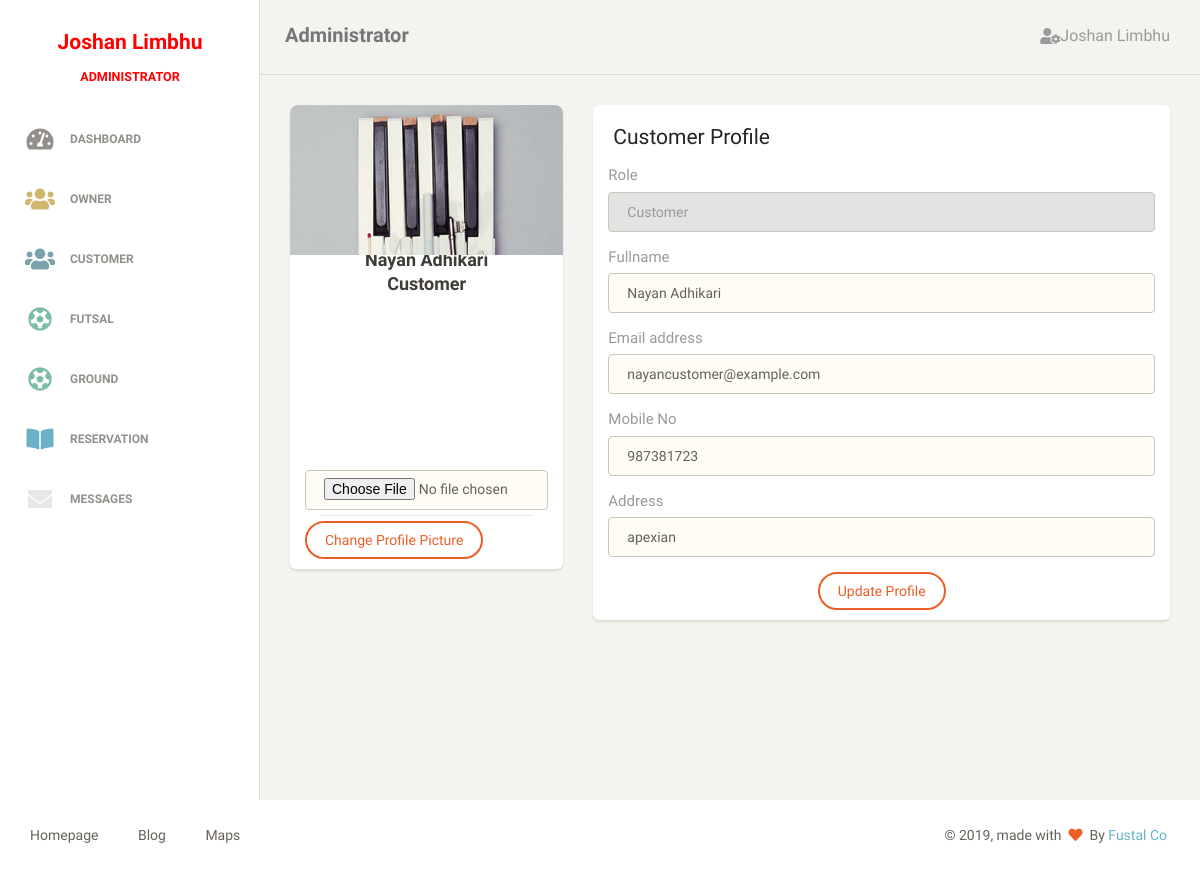
/owner/action/update_customer.php?users_id=10 (signed in), run on the app's committed database.
### tables this page shows
CREATE TABLE `tblusers` (
  `users_id` int(11) NOT NULL,
  `fullname` varchar(50) NOT NULL,
  `email` varchar(100) NOT NULL,
  `mobileno` varchar(50) NOT NULL,
  `address` varchar(100) NOT NULL,
  `password` varchar(100) NOT NULL,
  `img` varchar(250) NOT NULL,
  `reg_date` timestamp(6) NOT NULL DEFAULT CURRENT_TIMESTAMP(6) ON UPDATE CURRENT_TIMESTAMP(6),
  `roles_id` int(11) NOT NULL
);

### owner/action/update_customer.php (the view, shortened to what this page needs)
<?php
    require_once('../inc/header.php');
    require_once('../inc/sidebar.php');
    require_once('../inc/navigation.php');
if(isset($_GET['users_id']))
    {
        if(is_numeric($_GET['users_id']))
        {
            $conn = db_get_conn();
            $query = "
                    SELECT
                        users_id, fullname, email, mobileno, address,img
                        FROM tblusers
                        WHERE users_id={$_GET['users_id']}";
            if($result = $conn->query($query))
            {
                if($result->num_rows == 1)
                {
                        $users = $result->fetch_assoc();
                    ?>
         <div class="content">
            <div class="container-fluid">
                <div class="row">
                    <div class="col-lg-4 col-md-5">
                        <div class="card card-user">
                            <div class="image">
                                <img src="assets/img/background.jpg" alt="..."/>
                            </div>
                            <div class="content">
                               <div class="content">
                                <div class="author">
                                <h4 class="title"><?php echo $users[
                                    'fullname']?><br/>
                                     <span>Customer</span>
                                  </h4>
                                </div>
                            </div>
                            <form method="POST" action="<?php echo ADMIN_ACTION?>" enctype="multipart/form-data">
                    <input type="file" class="form-control border-input" name="image" required="required">
                    <hr>
                    <button type="submit" class="btn btn-danger" name="upload">Change Profile Picture</button>
                </form>
                        </div>
                     </div>
                    </div>
                    <div class="col-lg-8 col-md-7">
                        <div class="card">
                            <div class="header">
                                <h4 class="title"> Customer Profile</h4>
                            </div>
                            <div class="content">
                                <form method="POST" action="<?php echo OWNER_ACTION?>">
                                            <div class="form-group">
                                                <label>Role</label>
                                                <input type="text" class="form-control border-input" value="Customer" readonly>
                                            </div>
                                            <div class="form-group">
                                                <label>Fullname</label>
                                                <input type="text" class="form-control border-input" placeholder="Username" name="fullname" value="<?php echo $users['fullname']?>">
                                            </div>
                                            <div class="form-group">
                                                <label for="exampleInputEmail1">Email address</label>
                                                <input type="email" class="form-control border-input" placeholder="Email" name="email" value="<?php echo $users['email']?>">
                                            </div>
                                            <div class="form-group">
                                                <label>Mobile No</label>
                                                <input type="tel" class="form-control border-input" placeholder="Mobileno" name="mobileno" value="<?php echo $users['mobileno']?>">
                                            </div>
                                            <div class="form-group">
                                                <label>Address</label>
                                                <input type="text" class="form-control border-input" placeholder="Home Address" name="address" value="<?php echo $users['address']?>">
                                            </div>
                                    <div class="text-center">
                                         <button type="submit" class="btn btn-danger" name="update_customer">Update Profile</button>
                                    </div>
                                </form>
                            </div>
                        </div>
                    </div>
                </div>
            </div>
        </div>
    </div>
    <?php
}
}
}
}
?>
 --><?php
require_once('../inc/footer.php');
?>

### data on the page
tblusers: fullname "Nayan Adhikari", email "nayancustomer@example.com", mobileno "987381723", address "apexian"

### other printed values
$_SESSION['session']['users']['fullname'] "Joshan Limbhu"
$_SESSION['session']['users']['roles'] "ADMINISTRATOR"
$_SESSION['session']['users']['roles'] "Administrator"
